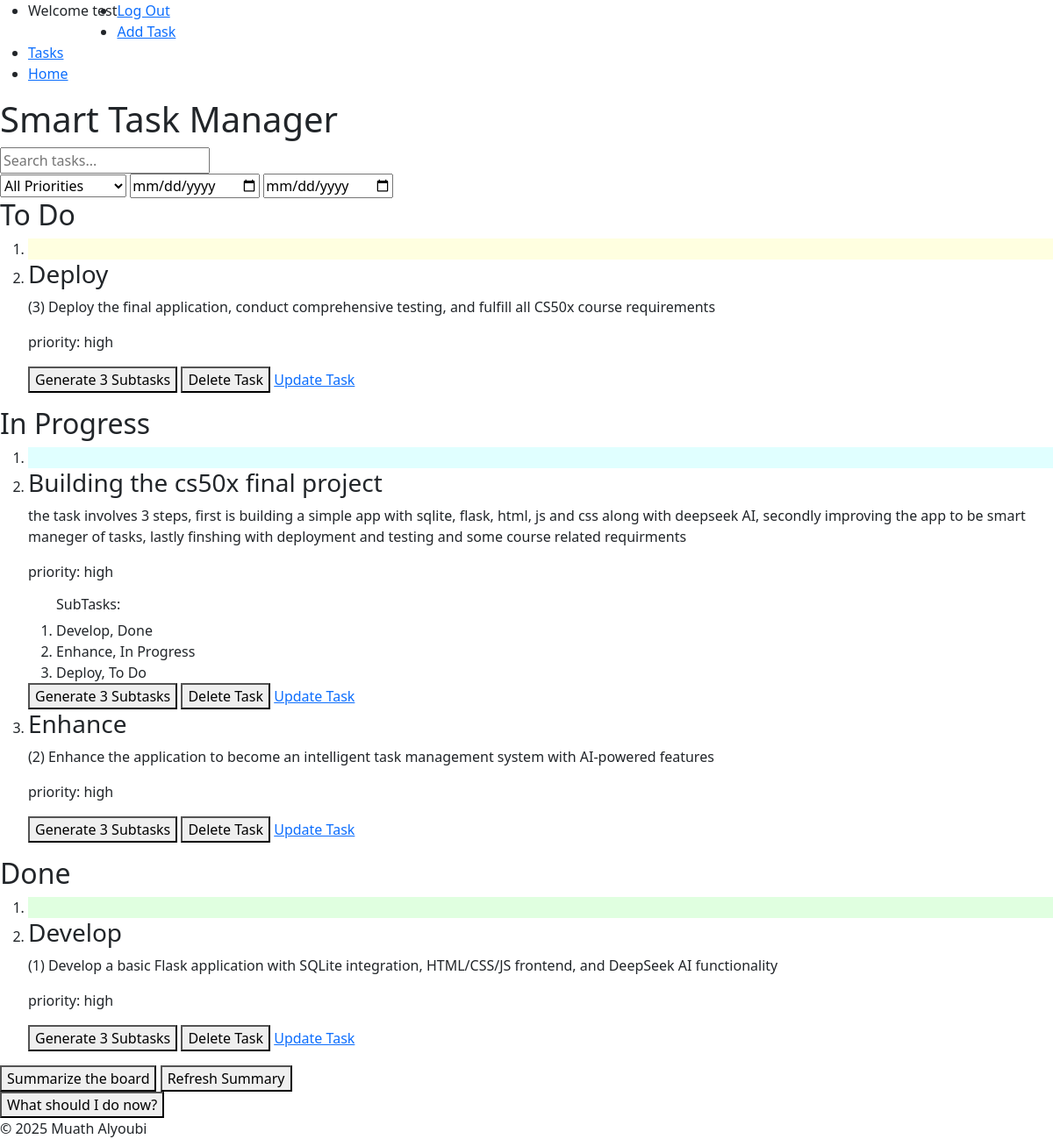
Screenshot of / (signed in) with the database file from the repository.
### tables this page shows
CREATE TABLE tasks(
                id INTEGER PRIMARY KEY AUTOINCREMENT NOT NULL,
                title TEXT NOT NULL,
                user_id INTEGER NOT NULL,
                description TEXT,
                status TEXT NOT NULL DEFAULT 'To Do',
                created_at TIMESTAMP DEFAULT CURRENT_TIMESTAMP, 
                priority TEXT NOT NULL, 
                due_date DATE, parent_id INTEGER DEFAULT NULL,  
                FOREIGN KEY (user_id) REFERENCES users(id) ON DELETE CASCADE
                );

### app.py (the view)
@app.route("/")
@login_required
def index():
    search = request.args.get("search", "").strip()
    priority = request.args.get("priority")
    start = request.args.get("start")
    end = request.args.get("end")
    parameters = [session["user_id"]]
    query = "SELECT * FROM tasks WHERE user_id = ? "
    if search:
        query += "AND (title LIKE ? OR description LIKE ?) "
        like_search = f"%{search}%"
        parameters.extend([like_search, like_search])
    if priority:
        query += "AND priority = ? "
        parameters.append(priority)
    if start and end:
        query += "AND due_date BETWEEN ? AND ? "
        parameters.extend([start, end])
    query += "ORDER BY CASE WHEN due_date IS NULL THEN 1 ELSE 0 END, due_date ASC"
    tasks = execute_filtered_query(query, parameters)
    subtasks = get_subtasks(session["user_id"])
    return render_template("index.html", tasks=tasks, subtasks=subtasks)

### db.py (called while the page is built)
def get_db():
    if "db" not in g:
        g.db = sqlite3.connect(
            DATABASE,
            detect_types=sqlite3.PARSE_DECLTYPES,
            check_same_thread=False
        )
        g.db.row_factory = sqlite3.Row
    return g.db

def get_subtasks(user_id):
    db = get_db()
    return db.execute(
        "SELECT * FROM tasks WHERE user_id = ? AND parent_id IS NOT NULL ORDER BY parent_id",
        (user_id,)).fetchall()

def execute_filtered_query(query, parameters):
    db = get_db()
    return db.execute(query, parameters).fetchall()

### helpers.py (called while the page is built)
def login_required(f):
    @wraps(f)
    def decorated_function(*args, **kwargs):
        if session.get("user_id") is None:
            return redirect(url_for('login', next=request.url))
        return f(*args, **kwargs)
    return decorated_function

### templates/index.html (shortened to what this page needs)
{% extends "layout.html" %}
{% block body %}
        <header>
            <h1>Smart Task Manager</h1>
        </header>
        <main>
            <input type="text" id ="search" placeholder="Search tasks...">
            <div id="filters">
                <select id="priority-filter">
                    <option value="">All Priorities</option>
                </select>
                <input type="date" id="start-date">
                <input type="date" id="end-date">
            </div>
            <section id="kanban-board">
                <section id="todo-column" aria-labelledby="todo-heading" >
                    <h2 id="todo-heading">To Do</h2>
                    <ol class = "task-list" id="To Do">
                        <li style="background-color: #FFFFE0"></li>
                        {% for task in tasks %}
                            {% if task.status == 'To Do' %}
                                <li id="{{ task.id }}" class="task" draggable="true">
                                    <h3>{{ task.title }}</h3>
                                    <p>{{ task.description }}</p>
                                    <p>priority: {{ task.priority }}</p>
                                    {% set ns = namespace(printed=false) %}
                                    <button onclick="generateTask('{{ task.id}}')" id="sub-task">Generate 3 Subtasks</button>
                                    <button onclick="deleteTask('{{ task.id }}')" id="delete-task">Delete Task</button>
                                    <a href="{{ url_for('editTask', id=task.id) }}" id="update-task">Update Task</a>
                                </li>
                            {% endif %}
                        {% endfor %}
                    </ol>
                </section>
                <section id="in-progress-column"  aria-labelledby="in-progress-heading">
                    <h2 id="in-progress-heading">In Progress</h2>
                    <ol class = "task-list" id="In Progress">
                        <li style="background-color: #E0FFFF"></li>
                        {% for task in tasks %}
                            {% if task.status == 'In Progress' %}
                                <li id="{{ task.id }}" class="task" draggable="true">
                                    <h3>{{ task.title }}</h3>
                                    <p>{{ task.description }}</p>
                                    <p>priority: {{ task.priority }}</p>
                                    {% set ns = namespace(printed=false) %}
                                    <ol>
                                    {% for sub in subtasks %}
                                        {% if sub.parent_id == task.id %}
                                            {% if not ns.printed %}
                                                <h6>SubTasks:</h6>
                                                {% set ns.printed = true %}
                                            {% endif %}
                                            <li>{{ sub.title }}, {{ sub.status }}</li>
                                        {% endif %}
                                    {% endfor %}
                                    </ol>
                                    <button onclick="generateTask('{{ task.id}}')" id="sub-task">Generate 3 Subtasks</button>
                                    <button onclick="deleteTask('{{ task.id }}')" id="delete-task">Delete Task</button>
                                    <a href="{{ url_for('editTask', id=task.id) }}" id="update-task">Update Task</a>
                                </li>
                            {% endif %}
                        {% endfor %}
                    </ol>
                </section>
                <section id="done-column" aria-labelledby="done-heading">
                    <h2 id="done-heading">Done</h2>
                    <ol class = "task-list" id="Done">
                        <li style="background-color: #E0FFE0"></li>
                        {% for task in tasks %}
                            {% if task.status == 'Done' %}
                                <li id="{{ task.id }}" class="task" draggable="true">
                                    <h3>{{ task.title }}</h3>
                                    <p>{{ task.description }}</p>
                                    <p>priority: {{ task.priority }}</p>
                                    {% set ns = namespace(printed=false) %}
                                    <button onclick="generateTask('{{ task.id}}')" id="sub-task">Generate 3 Subtasks</button>
                                    <button onclick="deleteTask('{{ task.id }}')" id="delete-task">Delete Task</button>
                                    <a href="{{ url_for('editTask', id=task.id) }}" id="update-task">Update Task</a>
                                </li>
                            {% endif %}
                        {% endfor %}
                    </ol>
                </section>
            </section>
            <div>
                <button id="summarize" onclick="getSummary()">Summarize the board</button>
                <button id="refresh" onclick="refreshSummary()">Refresh Summary</button>
            </div>
            <button id="next-task-btn" onclick="getNextTask()">What should I do now?</button>
        </main>
{% endblock %}

### rows the page displays
tasks: title "Deploy", description "(3) Deploy the final application, conduct comprehensive testing, and fulfill all CS50x course requirements", priority "high", status "To Do"
tasks: title "Building the cs50x final project", description "the task involves 3 steps, first is building a simple app with sqlite, flask, html, js and css along with deepseek AI, secondly improving the app to be smart maneger of tasks, lastly finshing with deployment and testing and some course related requirments", priority "high"
tasks: shows "SubTasks:", title "Develop", status "Done", description "(1) Develop a basic Flask application with SQLite integration, HTML/CSS/JS frontend, and DeepSeek AI functionality", priority "high"
tasks: title "Enhance", status "In Progress", description "(2) Enhance the application to become an intelligent task management system with AI-powered features", priority "high"

### other values shown
{{ session["username"] }} "test"
